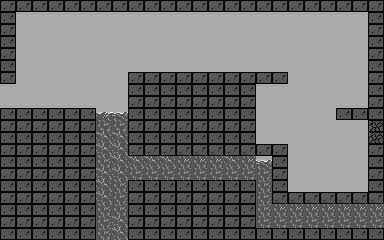

The image is a tile-based game level rendered from a .tmx file. Its description and complete source (layers, tilesets, objects, tile grids) follow:
An orthogonal 24x20 tile map with 16x12 px tiles, 1 tile layer (Tile Layer 1) and 17 objects (Default, BirbMom).

<map version="1.5" tiledversion="1.7.2" orientation="orthogonal" renderorder="right-down" width="24" height="20" tilewidth="16" tileheight="12" infinite="0" nextlayerid="9" nextobjectid="47">
 <tileset firstgid="1" source="tiles.tsx" />
 <layer id="1" name="Tile Layer 1" width="24" height="20">
  <data encoding="csv">
2,2,2,2,2,2,2,2,2,2,2,2,2,2,2,2,2,2,2,2,2,2,2,2,
2,31,31,31,31,31,31,31,31,31,31,31,31,31,31,31,31,31,31,31,31,31,31,2,
2,31,31,31,31,31,31,31,31,31,31,31,31,31,31,31,31,31,31,31,31,31,31,2,
2,31,31,31,31,31,31,31,31,31,31,31,31,31,31,31,31,31,31,31,31,31,31,2,
2,31,31,31,31,31,31,31,31,31,31,31,31,31,31,31,31,31,31,31,31,31,31,2,
2,31,31,31,31,31,31,31,31,31,31,31,31,31,31,31,31,31,31,31,31,31,31,2,
2,31,31,31,31,31,31,31,2,2,2,2,2,2,2,2,2,2,31,31,31,31,31,2,
31,31,31,31,31,31,31,31,2,2,2,2,2,2,2,2,31,31,31,31,31,31,31,2,
31,31,31,31,31,31,31,31,2,2,2,2,2,2,2,2,31,31,31,31,31,31,31,2,
2,2,2,2,2,2,15,14,2,2,2,2,2,2,2,2,31,31,31,31,31,2,2,2,
2,2,2,2,2,2,24,24,2,2,2,2,2,2,2,2,31,31,31,31,31,31,31,4,
2,2,2,2,2,2,25,25,2,2,2,2,2,2,2,2,31,31,31,31,31,31,31,4,
2,2,2,2,2,2,25,25,2,2,2,2,2,2,2,2,2,2,31,31,31,31,31,2,
2,2,2,2,2,2,24,25,25,25,25,24,24,24,25,24,14,2,31,31,31,31,31,2,
2,2,2,2,2,2,25,25,24,24,24,24,24,24,24,24,24,2,31,31,31,31,31,2,
2,2,2,2,2,2,25,24,2,2,2,2,2,2,2,2,24,2,31,31,31,31,31,2,
2,2,2,2,2,2,25,24,2,2,2,2,2,2,2,2,24,2,2,2,2,2,2,2,
2,2,2,2,2,2,24,24,2,2,2,2,2,2,2,2,24,24,24,24,24,24,24,24,
2,2,2,2,2,2,24,25,2,2,2,2,2,2,2,2,24,24,24,24,24,24,24,24,
2,2,2,2,2,2,24,25,2,2,2,2,2,2,2,2,2,2,2,2,2,2,2,2
</data>
 </layer>
 <objectgroup id="2" name="Spawners">
  <object id="15" name="Default" x="70" y="84" width="5" height="19" />
 </objectgroup>
 <objectgroup id="3" name="Teleporters">
  <object id="12" x="0" y="84" width="4" height="24">
   <properties>
    <property name="destination" value="rockland0" />
    <property name="dir" value="right" />
    <property name="twoWay" type="bool" value="true" />
   </properties>
  </object>
  <object id="18" x="96" y="236" width="31" height="4">
   <properties>
    <property name="destination" value="mudland0" />
    <property name="dir" value="swim_up" />
    <property name="twoWay" type="bool" value="true" />
   </properties>
  </object>
  <object id="34" x="380" y="204" width="4" height="24">
   <properties>
    <property name="destination" value="mudland1" />
    <property name="dir" value="right" />
    <property name="twoWay" type="bool" value="true" />
   </properties>
  </object>
  <object id="44" x="380" y="120" width="4" height="24">
   <properties>
    <property name="destination" value="rockland2" />
    <property name="dir" value="left" />
    <property name="twoWay" type="bool" value="true" />
   </properties>
  </object>
 </objectgroup>
 <objectgroup id="4" name="EnemySpawner">
  <object id="16" x="309" y="159" width="8" height="8">
   <properties>
    <property name="EnemyType" value="birb" />
   </properties>
  </object>
  <object id="20" x="298" y="163" width="8" height="8">
   <properties>
    <property name="EnemyType" value="birb" />
   </properties>
  </object>
  <object id="21" x="321" y="162" width="8" height="8">
   <properties>
    <property name="EnemyType" value="birb" />
   </properties>
  </object>
  <object id="35" x="311" y="170" width="8" height="8">
   <properties>
    <property name="EnemyType" value="birb" />
   </properties>
  </object>
  <object id="36" x="295" y="176" width="8" height="8">
   <properties>
    <property name="EnemyType" value="birb" />
   </properties>
  </object>
  <object id="38" x="318" y="152" width="50" height="40">
   <properties>
    <property name="EnemyType" value="birb_mother" />
   </properties>
  </object>
  <object id="39" x="154" y="39" width="8" height="8">
   <properties>
    <property name="EnemyType" value="birb" />
   </properties>
  </object>
  <object id="40" x="200" y="45" width="8" height="8">
   <properties>
    <property name="EnemyType" value="birb" />
   </properties>
  </object>
  <object id="41" x="256" y="42" width="8" height="8">
   <properties>
    <property name="EnemyType" value="birb" />
   </properties>
  </object>
  <object id="42" x="350" y="78" width="8" height="8">
   <properties>
    <property name="EnemyType" value="birb" />
   </properties>
  </object>
  <object id="43" x="267" y="106" width="8" height="8">
   <properties>
    <property name="EnemyType" value="birb" />
   </properties>
  </object>
 </objectgroup>
 <objectgroup id="8" name="Triggers">
  <object id="46" name="BirbMom" x="287" y="157" width="81" height="35" />
 </objectgroup>
</map>
